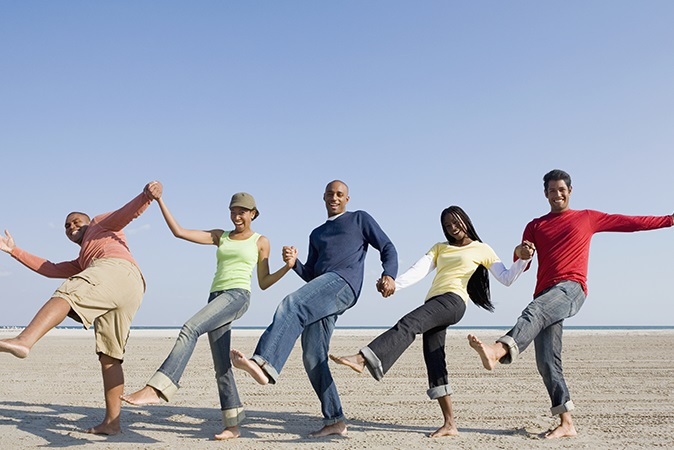
#> input picture images/few_people.jpg, 674 x 450 px, found by its file name
$ python image_processing_4.py   (older library calls are emulated)
#> lines starting #> are read from the running program, lines starting #| are printed output that depends on the picture
# IMPORT LIBRARIES
import scipy
import scipy.ndimage
import numpy as np
import matplotlib.pyplot as plt

im = scipy.ndimage.imread("few_people.jpg")
#> im is the input picture: shape (450, 674, 3); mean R, G, B 161, 167.3, 183.5


def image_segmentation(image, sigma, noise_factor):
#> called with sigma = 0.2, noise_factor = 0.1
	image = scipy.ndimage.gaussian_filter(image, sigma = sigma)
	mask = (image > image.mean()).astype(np.float)
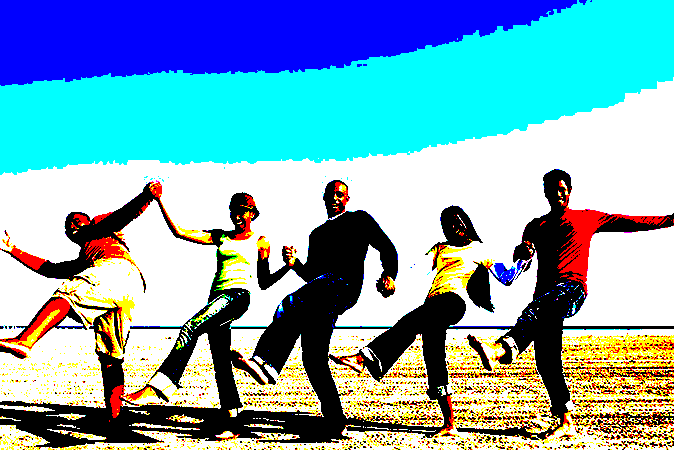
#> mask: shape (450, 674, 3) float64; mean of channels 0, 1, 2 0.484, 0.661, 0.724; drawn as R, G, B
	mask = mask + 0.01 * image
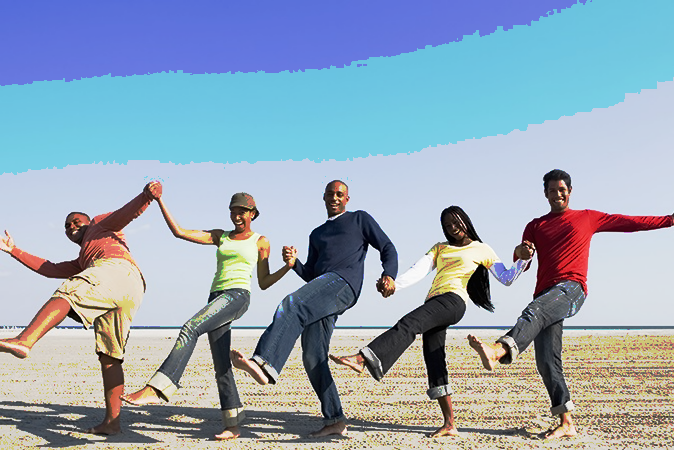
#> mask: shape (450, 674, 3) float64; mean of channels 0, 1, 2 2.08, 2.33, 2.55; drawn with min black and max white
	image = mask + noise_factor * np.random.random(mask.shape)
	hist, bin_edge = np.histogram(image, bins = 50)
#> hist = 50 values, max 86892 at index 44, min 0 at index 25, mean 18198; bin_edge = 51 values from 2.56e-05 to 3.63
	bin_center = bin_edge[: -1] + bin_edge[1:]
#> bin_center = 50 values from 0.0726 to 7.19
	seg_image = image > 0.7
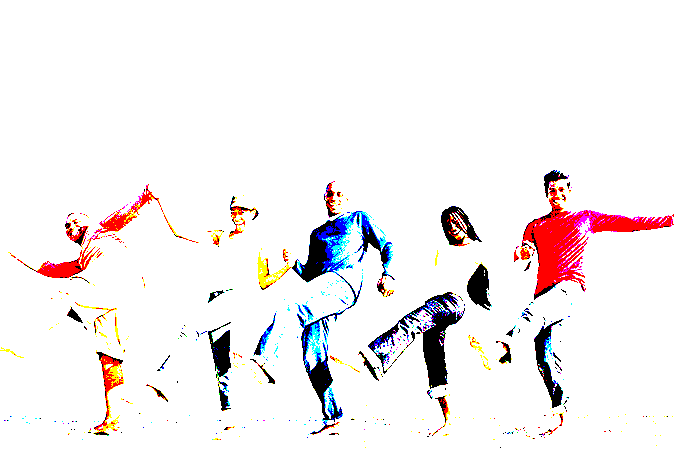
#> seg_image: shape (450, 674, 3) bool; mean of channels 0, 1, 2 0.955, 0.936, 0.939; drawn as R, G, B
	image_clean = scipy.ndimage.binary_opening(seg_image)
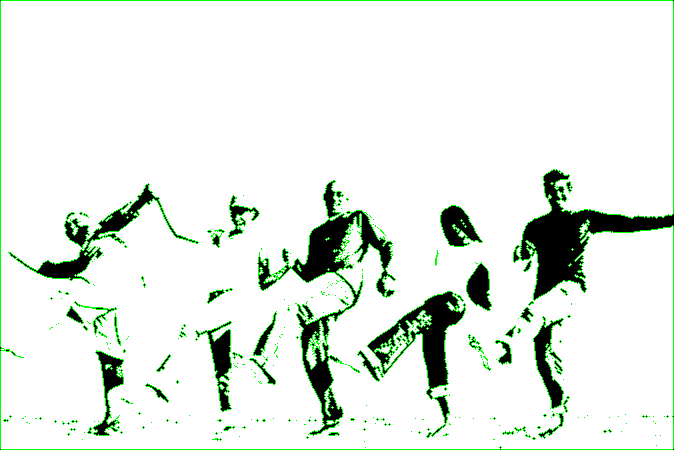
#> image_clean: shape (450, 674, 3) bool; mean of channels 0, 1, 2 0.894, 0.927, 0.894; drawn as R, G, B
	return seg_image, image_clean


def run():
	img = image_segmentation(im, 0.2, 0.1)
	plt.imshow(im)
	plt.show()
#> (the run stopped early here; a loop or call above may not have finished)
